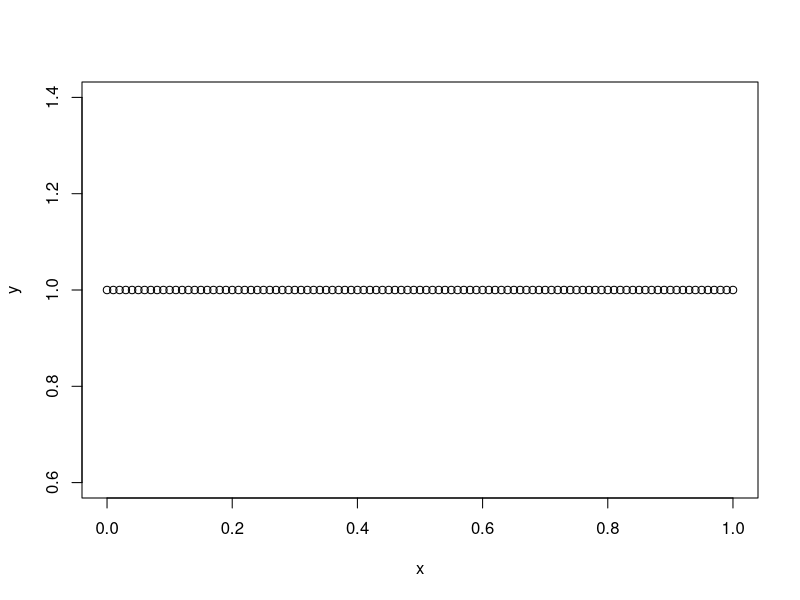
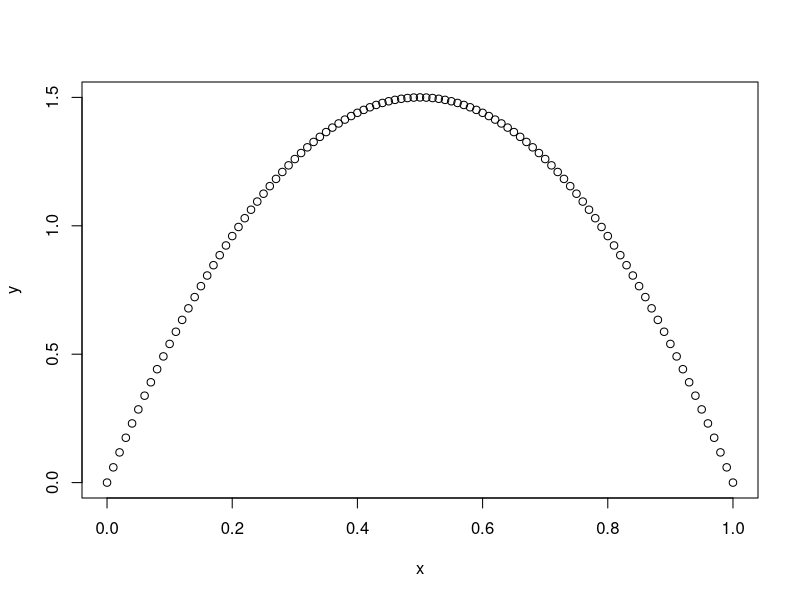
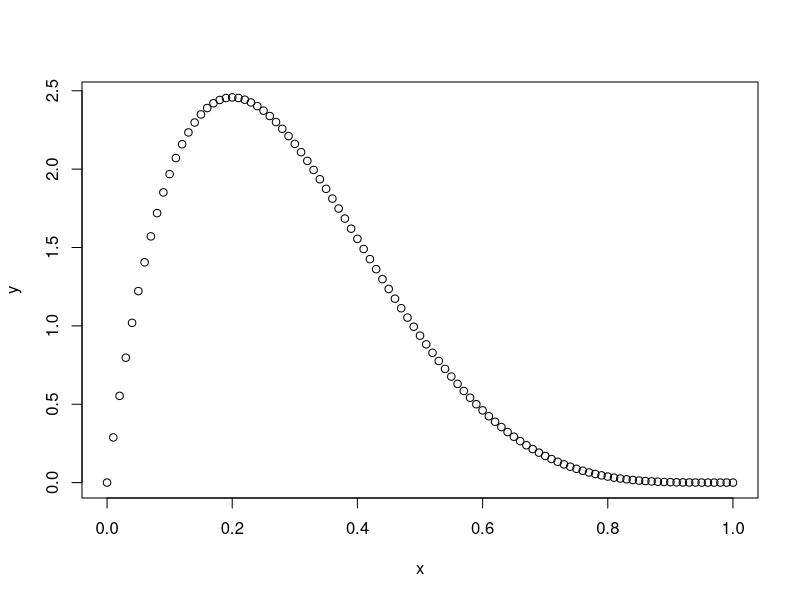
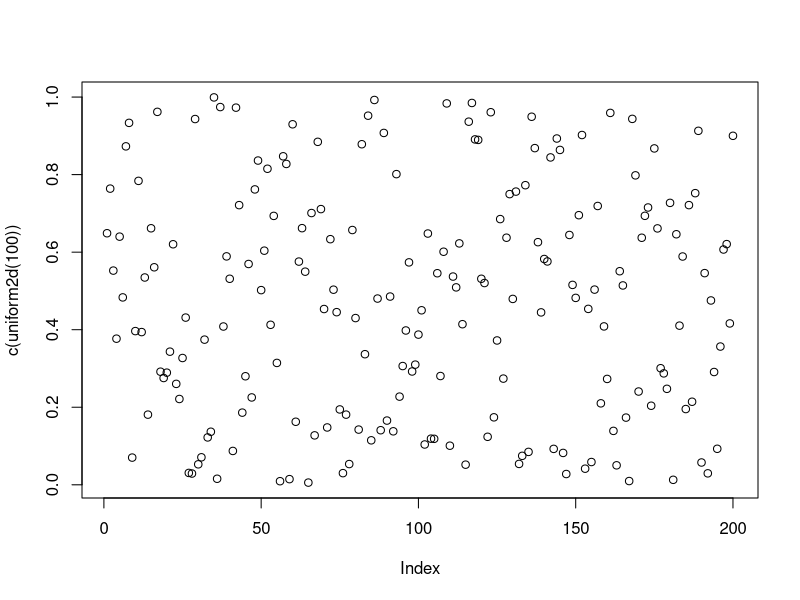
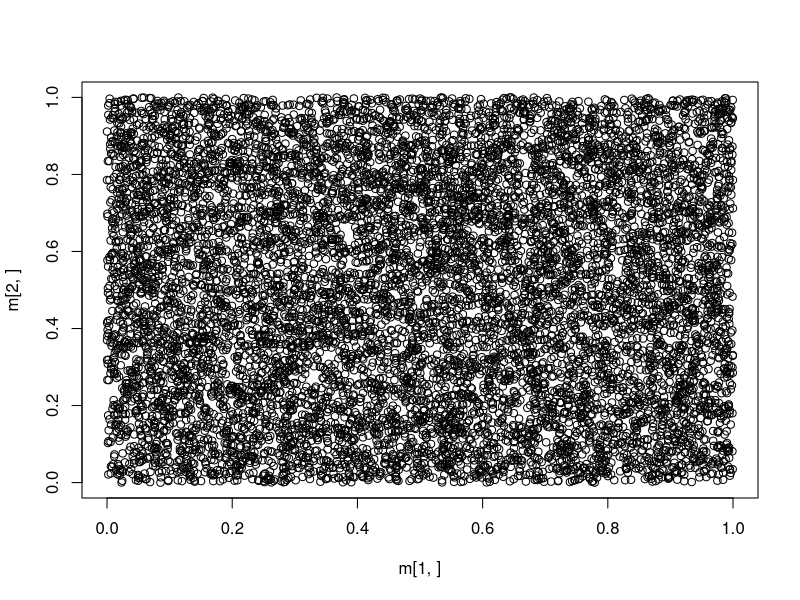
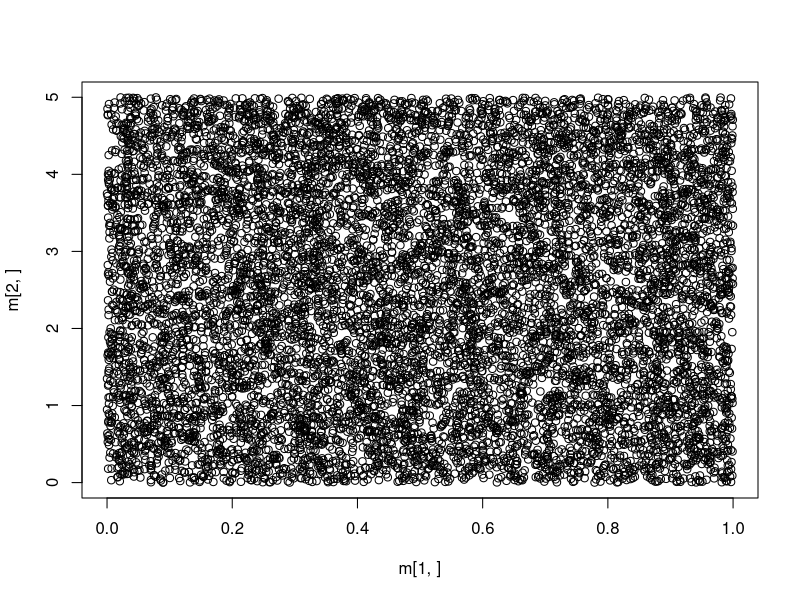
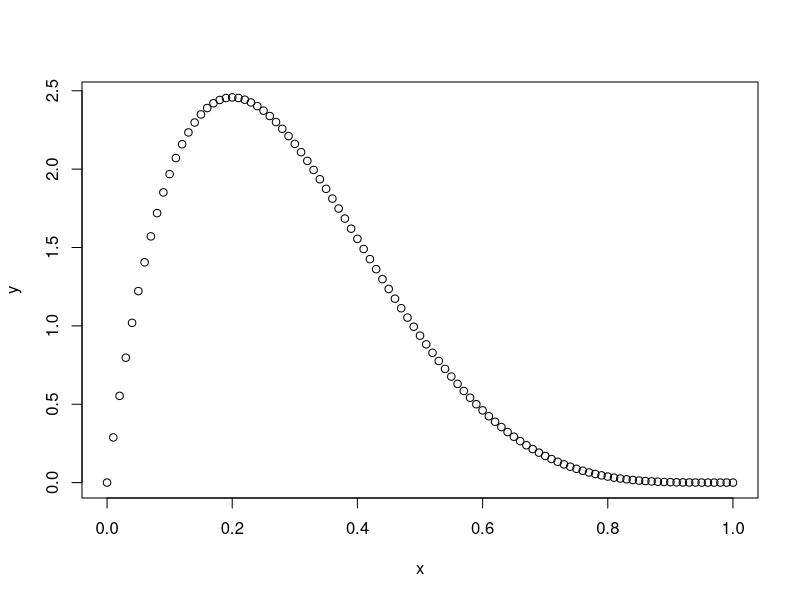
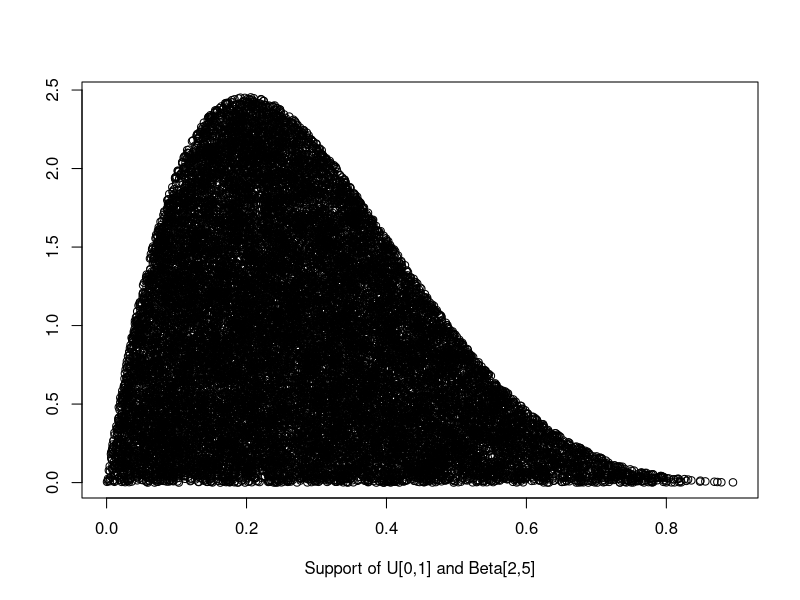

The R source for these figures, in order:
## ---- chunk 1
betapdf <- function (x,alpha,beta){
if (x<0){return("Invalid input")}
if (x>1){return("Invalid input")}
if (alpha*beta%%1!=0){return("Invalid input")}
a <-(((x)^(alpha-1))*((1-x)^(beta-1)))
b <-((factorial(alpha-1)*factorial(beta-1))/(factorial(alpha+beta-1)))
d <- a/b
return (d)}
## ---- chunk 2
x <- seq(from=0, to=1, by=0.01 )
## ---- chunk 3
y <- sapply(x, betapdf, alpha=1, beta=1)
plot(x,y)
## ---- chunk 4
y <- sapply(x, betapdf, alpha=2, beta=2)
plot(x,y)
## ---- chunk 5
y <- sapply(x, betapdf, alpha=2, beta=5)
plot(x,y)
## ---- chunk 6
uniform2d <- function(n){
a <- runif(n,0,1)
b <- runif(n,0,1)
d <- rbind(a,b)
return (d)}
## ---- chunk 7
# bad method
plot(c(uniform2d(100)))
## ---- chunk 8
# better method
m <- uniform2d(10000)
plot(m[1,],m[2,])
## ---- chunk 9
uniform2d <- function(n, M){
  if (M <= 0){return("Invalid input: M should be positive")}
  a <- runif(n,0,1)
  b <- runif(n,0,M)
  d <- rbind(a,b)
  return (d)}
## ---- chunk 10
m <- uniform2d(10000, 5)
plot(m[1,],m[2,])
## ---- chunk 11
y <- 30*x*((1-x)**4)
plot(x, y)
## ---- chunk 12
f <- function(y) 30*y*((1-y)**4)
optimize(f,lower=0,upper=1, maximum=TRUE)
## ---- chunk 13
Maximum <- optimize(betapdf, alpha=2, beta=5, c(0,1), maximum = TRUE)
Maximum
## ---- chunk 14
rejection <- function(A){
  # Code to assign the number of sample values to object n
  n <- ncol(A)
  reject <- NULL
  for (i in 1:n){
    x<-A[1,i]
    # Code to assign the value sampled from [0,M] to object y
    y <- A[2,i]
    if (y > betapdf(x,2,5)){
    reject <- c(reject,i)
    }
  }
  # Code to produce an output from the function
    # returns the accepted values
    return(A[,-reject])
}
## ---- chunk 15
A <- rejection(uniform2d(50000, 2.46))
plot(A[1,],A[2,],xlab = "Support of U[0,1] and Beta[2,5]", ylab = "")
## ---- chunk 16
M <- as.numeric(Maximum[2])
A <- uniform2d(50000,M)
B <- rejection(A)
plot(B[1,],B[2,],xlab = "Support of U[0,1] and B[2,5]", ylab = "" )
## ---- chunk 17
hist(A[1,], breaks = 100, freq = FALSE, xlab="x", col='purple')
